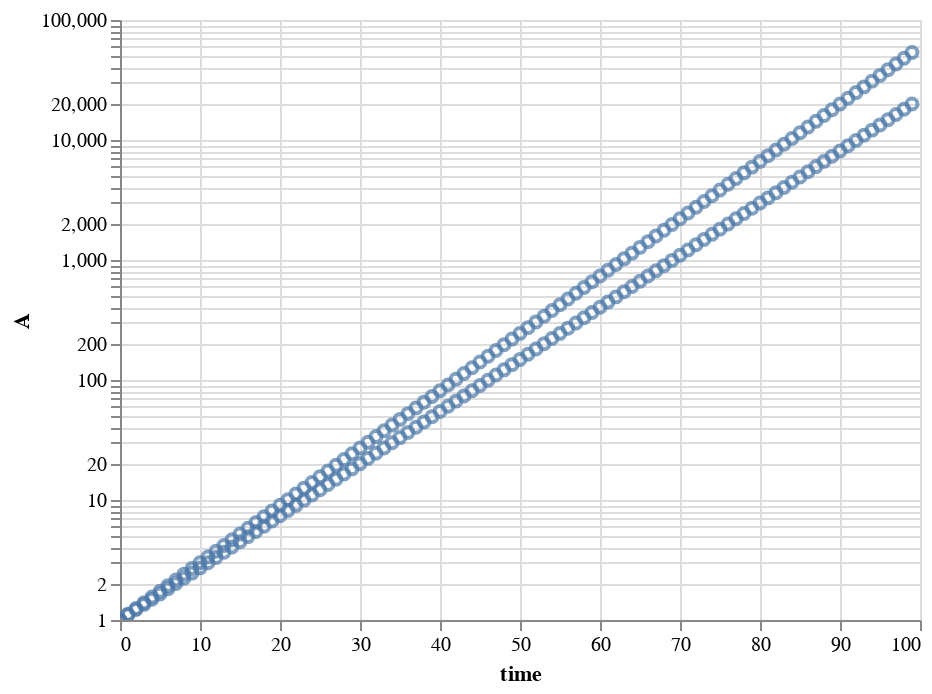

The code cell stored with this chart in its notebook:
### Code cell
np.random.seed(666)
N = 100
idx = np.ones(2 * N)
idx[N:] = 2
idx = idx.astype(int)
time = np.arange(0, N);
A_0 = [2, 2.5]
r = [0.1, 0.11]
A = np.zeros(2 * N)
A[:N] = A_0[0] * np.exp(r[0] * time)
A[:N] /= A_0[0]
A[N:] = A_0[1] * np.exp(r[1] * time)
A[N:] /= A_0[1]
_time = np.zeros(2 * N)
_time[:N] = time
_time[N:] = time
data_dict = {'J':2, 'idx':idx, 'N':N*2, 'time': _time, 'A': A}
alt.Chart(pd.DataFrame.from_dict(data_dict)).mark_point().encode(x='time:Q', y=alt.Y('A:Q', scale={'type':'log'})).interactive()

### Figure 1 — Vega-Lite specification as saved in the notebook (floating-point values rounded to 4 significant figures; data arrays with more than 128 entries replaced by an {"elided": "..."} marker saying what was removed)
{"$schema": "https://vega.github.io/schema/vega-lite/v2.6.0.json", "config": {"view": {"height": 300, "width": 400}}, "data": {"name": "data-b968f0937198d5f21e6f8ece2aa56ace"}, "datasets": {"data-b968f0937198d5f21e6f8ece2aa56ace": {"elided": "200 records"}}, "encoding": {"x": {"field": "time", "type": "quantitative"}, "y": {"field": "A", "scale": {"type": "log"}, "type": "quantitative"}}, "mark": "point", "selection": {"selector004": {"bind": "scales", "encodings": ["x", "y"], "mark": {"fill": "#333", "fillOpacity": 0.125, "stroke": "white"}, "on": "[mousedown, window:mouseup] > window:mousemove!", "resolve": "global", "translate": "[mousedown, window:mouseup] > window:mousemove!", "type": "interval", "zoom": "wheel!"}}}
